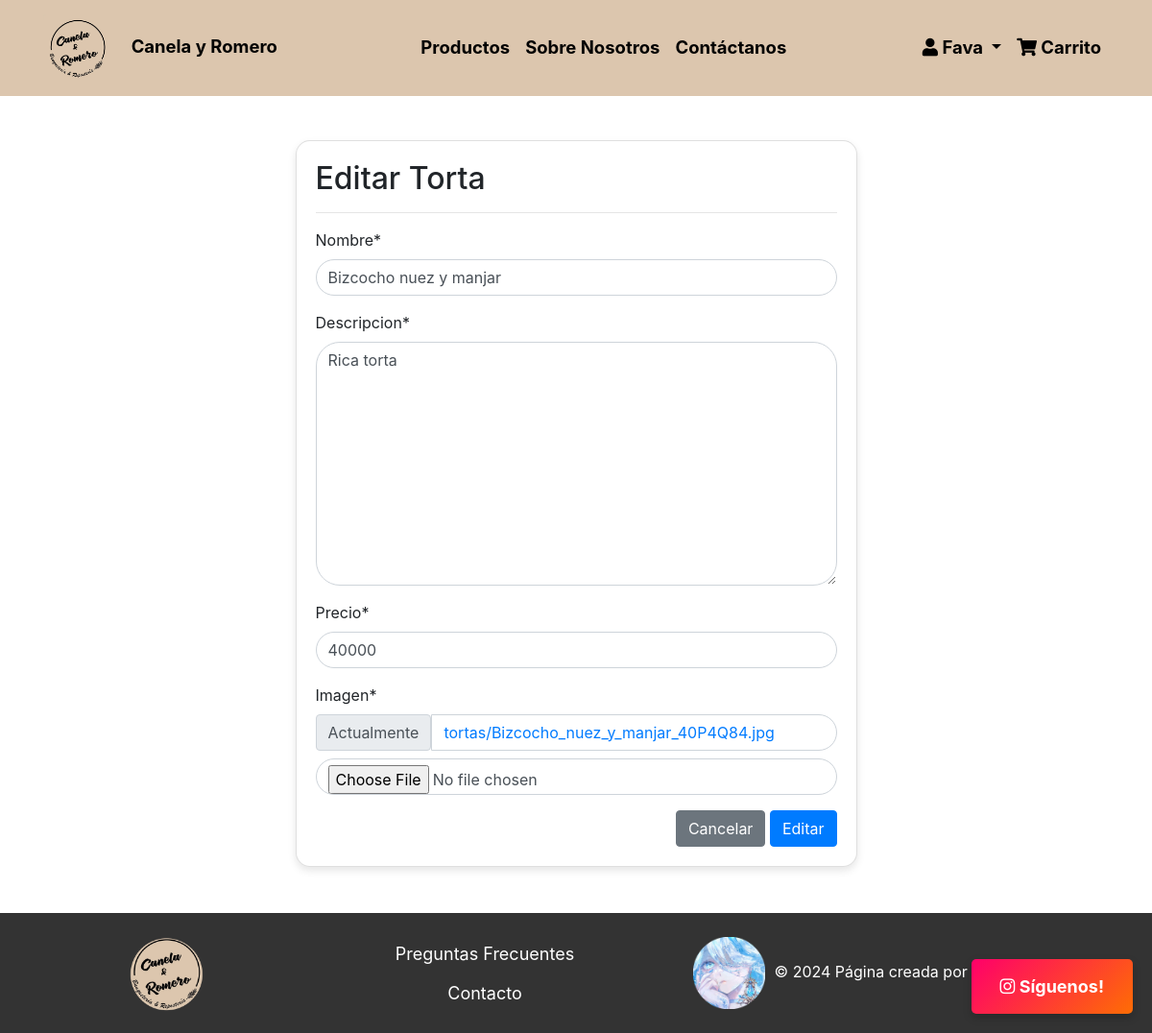
Screenshot of /modificar-producto/torta/22/ (signed in) with the database file from the repository.
### reposteria/models.py (models this page shows, shortened)
class Torta(models.Model):
    nombre=models.CharField(max_length=30)
    descripcion=models.TextField()
    precio=models.IntegerField()
    imagen=models.ImageField(upload_to="tortas", null=True)

### reposteria/views.py (the view, shortened to what this page needs)
# urls.py: path('modificar-producto/<str:tipo>/<int:id>/', user_passes_test(lambda u: u.is_superuser)(modificar_producto), name="modificar_producto"),
def modificar_producto(request, tipo, id):
    if tipo == "torta":
        producto = get_object_or_404(Torta, id=id)
        form_class = TortaForm
    elif tipo == "coctel":
        producto = get_object_or_404(Coctel, id=id)
        form_class = CoctelForm
    elif tipo == "pan_pascua":
        producto = get_object_or_404(Pan_pascua, id=id)
        form_class = Pan_pascuaForm
    else:
        raise Http404("Producto no encontrado")
    data = {
        'form': form_class(instance=producto),
        'tipo': tipo
    }
    return render(request, 'reposteria/producto/modificar.html', data)

### reposteria/forms.py
class TortaForm(forms.ModelForm):
    class Meta:
        model=Torta
        fields='__all__'

### reposteria/templates/reposteria/producto/modificar.html (shortened to what this page needs)
{% extends 'reposteria/base.html' %}
{% block contenido %}
{% load crispy_forms_tags %}
<br><br>
<div class="row">
    <div class="col-12 col-md-6 offset-md-3">
        <div class="card">
            <div class="card-body">
                <h2>Editar {{ tipo|capfirst }}</h2>
                <hr>
                <form action="" method="post" enctype="multipart/form-data">
                    {{ form | crispy }}
                    <div class="d-flex justify-content-end">
                        <a href="{% url 'listar_productos' %}" class="btn btn-secondary">Cancelar</a>
                        <input type="submit" value="Editar" class="btn btn-primary">
                    </div>
                </form>
            </div>
        </div>
    </div>
</div>
<br><br>
{% endblock %}

### reposteria/templates/reposteria/base.html (shortened to what this page needs)
<!DOCTYPE html>
<html lang="en">
<head>
    <link rel="stylesheet" href="https://stackpath.bootstrapcdn.com/bootstrap/4.3.1/css/bootstrap.min.css"
>
    {% load static %}
    <link rel="stylesheet" href="{% static 'reposteria/css/styleindex.css'%}">
    <link rel="stylesheet" href="https://cdnjs.cloudflare.com/ajax/libs/font-awesome/5.15.4/css/all.min.css">
</head>
<body>
    <nav class="navbar navbar-expand-lg navbar-light my-navbar fixed-top">
        <div class="container">
            <a class="navbar-brand" href="{%url 'home'%}">
                <img src="{% static 'reposteria/images/Canela_y_Romero.jpg'%}" alt="LOGO_CANELA" class="my-logo mr-3">
                <span class="navbar-text">Canela y Romero</span>
            </a>
            <div class="collapse navbar-collapse" id="navbarNav">
                <ul class="navbar-nav mx-auto">
                    <li class="nav-item">
                        <a class="nav-link" href="{%url 'home'%}#tortas">Productos</a>
                    </li>
                    <li class="nav-item">
                        <a class="nav-link" href="{% url 'sobre_nosotros'%}">Sobre Nosotros</a>
                    </li>
                    <li class="nav-item">
                        <a class="nav-link" href="{%url 'contacto'%}">Contáctanos</a>
                    </li>
                </ul>
                <ul class="navbar-nav">
                    <li class="nav-item dropdown">
                        <a class="nav-link dropdown-toggle" href="#" id="navbarDropdown" role="button"
                            data-toggle="dropdown" aria-haspopup="true" aria-expanded="false">
                            <i class="fas fa-user"></i> {% if user.is_authenticated %}{{ user.username }}{% else %}Iniciar Sesión{% endif %}
                        </a>
                    </li>
                </ul>
            </div>
            <ul class="navbar-nav">
                <li class="nav-item">
                    <a class="nav-link" href="#" id="abrirCarrito"><i class="fas fa-shopping-cart"></i> Carrito</a>
                </li>
            </ul>
        </div>
    </nav>
    <div class="follow-us-container">
        <a class="follow-us" href="https://www.instagram.com/canelayromero.cl" target="_blank">
            <i class="fab fa-instagram"></i> Síguenos!
        </a>
    </div>
    <div class="main-content">
        {% block contenido %}
        {% endblock %}
    </div>
    <footer>
        <div class="container">
            <div class="row align-items-center">
                <div class="col-md-3 text-center">
                    <img src="{%static 'reposteria/images/Canela_y_Romero_Circle.png'%}" alt="Logo" class="footer-logo">
                </div>
                <div class="col-md-4 text-center">
                    <a href="preguntas_frecuentes.html" class="btn btn-link">Preguntas Frecuentes</a>
                    <br>
                    <a href="#" class="btn btn-link">Contacto</a>
                </div>
                <div class="col-md-4 text-center">
                    <img src="{%static 'reposteria/images/Furina.png'%}" alt="Derechos Reservados"
                        class="copyright-img">
                    <p style="display: inline;">&copy; 2024 Página creada por Fava</p>
                </div>
            </div>
        </div>
    </footer>
</body>
</html>

### reposteria/static/reposteria/css/styleindex.css (style rules this page uses)
.my-navbar { background-color: #dcc6ae; padding: 10px 0; }
.my-logo { max-width: 70px; }
.my-navbar .navbar-nav .nav-link, .my-navbar .navbar-text { font-size: 18.5px; font-weight: bold; color: #000; }
body { display: flex; flex-direction: column; min-height: 100vh; padding-top: 98px; }
.main-content { flex: 1; }
.follow-us-container { position: fixed; bottom: 20px; right: 20px; z-index: 1000; }
.follow-us { display: inline-block; padding: 15px 30px; border-radius: 5px; text-decoration: none; font-weight: bold; background: linear-gradient(135deg, #ff006a, #fe6d04); color: #fff; animation: fadeInUp 1s ease forwards; box-shadow: 0px 4px 10px rgba(0, 0, 0, 0.2); font-size: 18px; }
footer { background-color: #333; color: white; padding: 20px 0; }
.footer-logo { max-width: 85px; margin-bottom: 0px; }
.footer-links a, .btn-link { color: white; text-decoration: none; font-size: 18px; }
.copyright-img { max-width: 75px; vertical-align: middle; margin-right: 5px; }
.card { border-radius: 15px; box-shadow: 0 4px 8px rgba(0, 0, 0, 0.1); }
.btn-primary { background-color: #007bff; border-color: #007bff; }
.btn-secondary { background-color: #6c757d; border-color: #6c757d; }
.form-control { border-radius: 25px; }

### rows the page displays
Torta: nombre "Bizcocho nuez y manjar", descripcion "Rica torta", precio "40000"

### other values shown
{{ user.username }} "Fava"
{{ tipo|capfirst }} "Torta"
